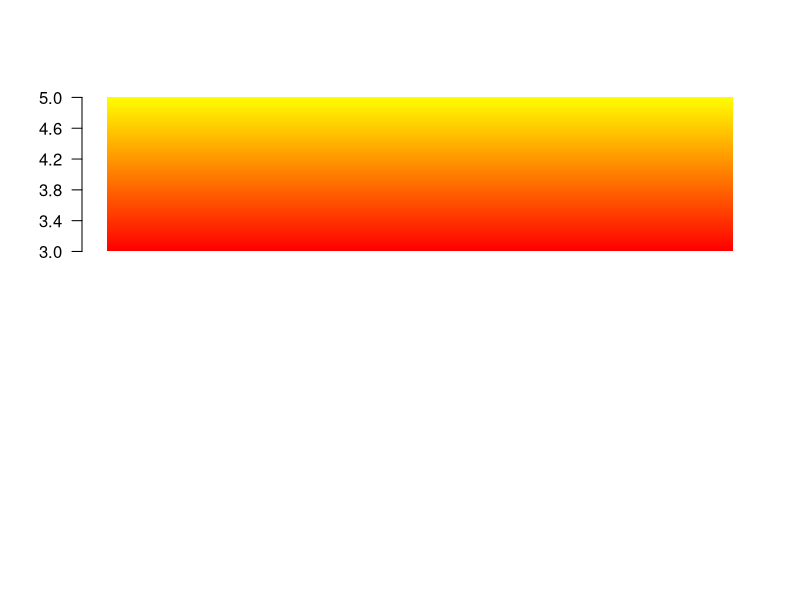

R code for this plot:
# Function to plot color bar
color.bar <- function(lut,  max, min=3, nticks=6, ticks=seq(min, max, len=nticks), title='') {
  scale = (length(lut)-1)/(max-min)
  
  #dev.new(width=1, height=5)
  plot(c(0,10), c(0,5), type='n', bty='n', xaxt='n', xlab='', yaxt='n', ylab='', main=title)
  axis(2, ticks, las=1)
  for (i in 1:(length(lut)-1)) {
    y = (i-1)/scale + min
    rect(0,y,10,y+1/scale, col=lut[i], border=NA)
  }
}

A5 <- color.bar(colorRampPalette(c("red", "yellow"))(100), 5)